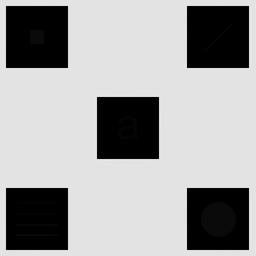
#> input picture lab3/Q3_3.tif, 256 x 256 px, shrunk from 512 x 512 before the run
$ python local_hist_equ_11810506.py
#> lines starting #> are read from the running program, lines starting #| are printed output that depends on the picture
from typing import io
import numpy as np
from skimage import io
import matplotlib.pyplot as plt
import time


def part_img(input_img, m, n, m_size):
    sums = 0
    step = int((m_size - 1) / 2)
    for i in range(m - step, m + step + 1):
        for j in range(n - step, n + step + 1):
            if 0 <= i < input_img.shape[0] and 0 <= j < input_img.shape[0]:
                if input_img[i, j] <= input_img[m, n]:
                    sums = sums + 1

    return (255) * sums / (m_size * m_size)


def local_hist_equ_11810506(input_image, m_size):
#> called with input_image = 'Q3_3.tif', m_size = 11
    input_img = io.imread(input_image)
#> input_img is the input picture: shape (256, 256); min 0, max 231, mean 160.7
    output_img = np.zeros(input_img.shape, dtype=np.uint8)
    r, c = input_img.shape
#> r = 256; c = 256
    input_histogram = []  # Distribution of input pixels
    output_histogram = []  # Distribution of output pixels

    # Count input
    for i in range(256):
        input_histogram.append(np.sum(input_img == i))
#> after the loop, input_histogram = 256 values, max 40402 at index 227, min 0 at index 14, mean 256

    # local histogram equalization
    for i in range(0, r):
        for j in range(0, c):
            output_img[i, j] = part_img(input_img, i, j, m_size)
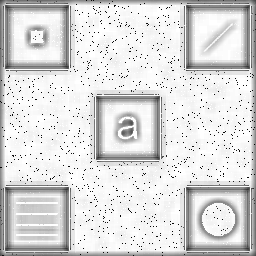
#> output_img: shape (256, 256); min 2, max 255, mean 219.6
            # print(i, j)
    # Count output

    for i in range(256):
        output_histogram.append(np.sum(output_img == i))

    io.imsave("Q3_3" + "_11810506.tif", output_img)

    n = np.arange(256)
    plt.plot(n, input_histogram)
    plt.savefig("Q3_3" + "_input_hist_11810506.tif")
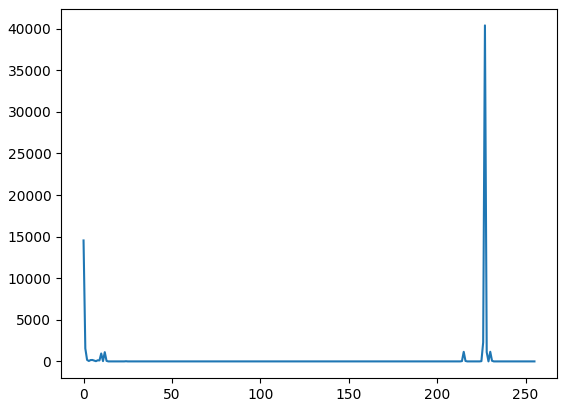
#> figure drawn by matplotlib, 1 panel; curve peaks at x = 227, y = 40402
    plt.close()
    plt.plot(n, output_histogram)
    plt.savefig("Q3_3" + "_output_hist_11810506.tif")
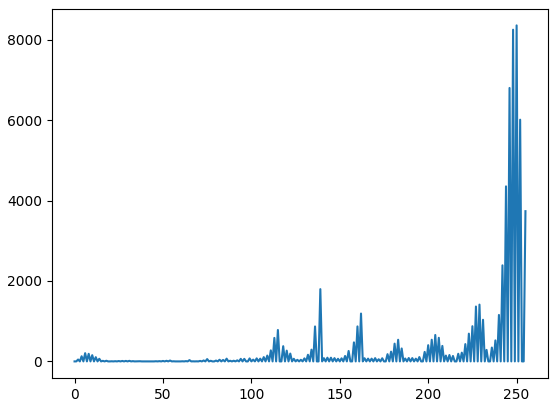
#> figure drawn by matplotlib, 1 panel; curve peaks at x = 250, y = 8356
    plt.close()
    return


time_start = time.time()
local_hist_equ_11810506("Q3_3.tif", 11)
time_end = time.time()
string = "totally cost %.2f s" % (time_end - time_start)
print(string)
